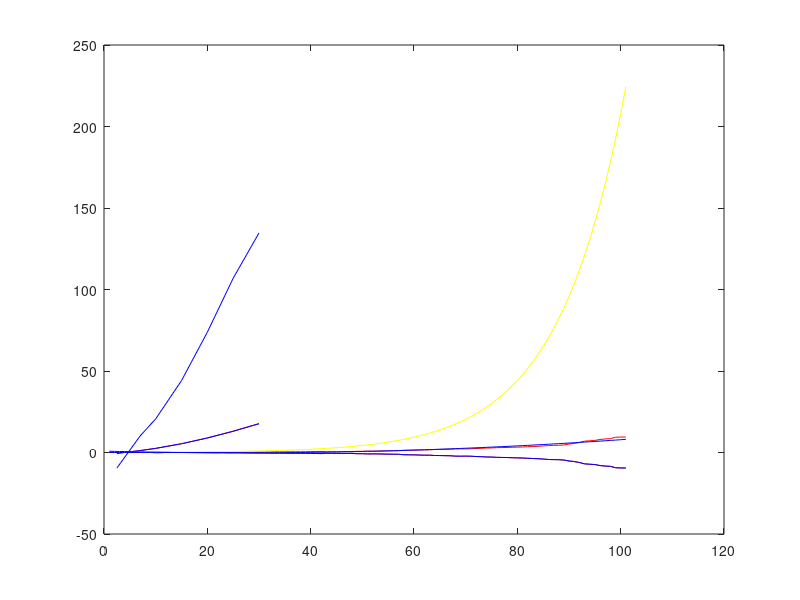

MATLAB code to generate this figure:
Fd1 = inline('a*x+b', 'x', 'a', 'b');
Fd2 = inline('a*x.^2+b*x+c', 'x', 'a', 'b', 'c');
Fd3 = inline('a*x.^3+b*x.^2+c*x+d', 'x', 'a', 'b', 'c', 'd');

Y07 = [0.0 0.0 0.0 0.0 0.0 0.0 0.0 0.0 0.0 0.0 0.0 0.11 0.11 0.15 0.19 0.19 0.22 0.22 0.26 0.26 0.3 0.34 0.38 0.41 0.45 0.49 0.53 0.57 0.6 0.64 0.72 0.76 0.83 0.91 0.98 1.02 1.1 1.14 1.21 1.25 1.33 1.4 1.44 1.52 1.59 1.67 1.74 1.86 1.9 2.01 2.09 2.2 2.28 2.39 2.5 2.58 2.69 2.81 2.92 3.04 3.19 3.34 3.42 3.57 3.68 3.83 3.95 4.1 4.21 4.4 4.52 4.67 4.86 4.97 5.16 5.28 5.51 5.62 5.81 5.92 6.15 6.27 6.49 6.72 6.87 7.06 7.22 7.48 7.63 7.86 8.05 8.28 8.55 8.7 8.93 9.12 9.38 9.53 9.76 9.95 10.18];
Y10 = [0.0 0.0 0.0 0.0 0.0 0.0 0.0 0.0 0.0 0.0 0.0 0.11 0.19 0.22 0.26 0.3 0.38 0.41 0.45 0.49 0.57 0.64 0.72 0.79 0.83 0.95 0.98 1.1 1.17 1.29 1.4 1.52 1.67 1.78 1.93 2.05 2.16 2.24 2.39 2.47 2.62 2.77 2.92 3.07 3.19 3.38 3.49 3.68 3.8 4.02 4.14 4.4 4.52 4.78 5.05 5.2 5.43 5.58 5.89 6.08 6.38 6.65 6.84 7.18 7.41 7.67 7.9 8.24 8.47 8.77 9.04 9.38 9.72 9.95 10.33 10.56 10.98 11.21 11.59 11.85 12.27 12.54 12.95 13.41 13.68 14.13 14.44 14.89 15.2 15.65 16.03 16.49 16.98 17.36 17.82 18.16 18.69 19.03 19.49 19.87 20.6];
Y15 = [0.0 0.0 0.0 0.0 0.0 0.0 0.0 0.0 0.0 0.11 0.15 0.22 0.38 0.45 0.57 0.64 0.76 0.83 0.95 1.06 1.21 1.36 1.48 1.67 1.78 1.97 2.16 2.39 2.54 2.77 2.96 3.26 3.57 3.83 4.18 4.33 4.59 4.82 5.13 5.32 5.66 6.0 6.19 6.53 6.8 7.18 7.48 7.86 8.17 8.58 8.89 9.38 9.65 10.18 10.75 11.05 11.55 11.93 12.54 12.92 13.56 14.17 14.59 15.27 15.69 16.34 16.83 17.55 17.97 18.69 19.15 19.91 21.0 21.5 22.4 22.9 23.7 24.3 25.1 25.6 26.5 27.1 28.0 28.9 29.6 30.6 31.2 32.2 32.9 33.9 34.7 35.7 36.7 37.6 38.7 39.5 40.6 41.3 42.4 43.2 44.1];
Y20 = [0.0 0.0 0.0 0.0 0.0 0.0 0.0 0.0 0.0 0.19 0.22 0.38 0.6 0.79 0.95 1.06 1.29 1.4 1.63 1.78 2.01 2.28 2.5 2.81 3.04 3.34 3.61 3.99 4.25 4.67 5.05 5.51 6.08 6.42 7.03 7.29 7.79 8.09 8.58 8.93 9.5 10.07 10.48 11.09 11.43 12.12 12.57 13.26 13.71 14.44 14.97 15.8 16.22 17.13 17.97 18.62 19.41 20.4 21.4 22.1 23.1 24.3 24.9 26.1 26.9 28.1 28.9 30.1 30.9 32.0 32.8 34.1 35.3 36.3 37.6 38.4 39.9 40.8 42.1 43.1 44.6 45.6 47.0 48.6 49.7 51.3 52.3 54.0 55.2 56.8 58.2 59.9 61.8 63.0 64.7 66.0 67.9 69.1 71.0 72.3 73.8];
Y25 = [0.0 0.0 0.0 0.0 0.0 0.0 0.0 0.0 0.11 0.26 0.3 0.57 0.87 1.14 1.4 1.55 1.9 2.05 2.35 2.66 3.0 3.38 3.68 4.14 4.48 4.94 5.32 5.89 6.3 6.91 7.41 8.13 8.96 9.53 10.33 10.83 11.51 11.97 12.65 13.11 13.98 14.82 15.31 16.26 16.87 17.82 18.43 19.41 20.4 21.5 22.2 23.5 24.2 25.5 26.9 27.7 28.9 29.9 31.3 32.4 33.9 35.5 36.5 38.2 39.3 41.0 42.1 44.0 45.1 46.8 48.0 49.7 51.6 52.8 54.9 55.9 58.0 59.3 61.3 62.7 64.9 66.3 68.5 70.8 72.2 74.6 76.2 78.5 80.2 82.7 84.7 87.2 89.7 91.6 94.2 95.8 98.3 100.3 103.0 104.7 106.9];
Y30 = [0.0 0.0 0.0 0.0 0.0 0.0 0.0 0.0 0.11 0.3 0.41 0.72 1.17 1.52 1.86 2.09 2.54 2.77 3.19 3.57 3.99 4.52 5.01 5.58 6.04 6.68 7.18 7.9 8.43 9.27 9.91 10.94 11.97 12.76 13.9 14.44 15.42 16.07 17.02 17.63 18.73 19.83 21.0 22.2 23.0 24.3 25.2 26.6 27.5 29.0 29.8 31.6 32.5 34.2 36.0 37.2 38.8 40.0 42.0 43.4 45.3 47.5 48.9 51.0 52.5 54.9 56.4 58.6 60.1 62.5 64.0 66.3 68.9 70.5 73.3 74.5 77.3 79.2 81.7 83.6 86.5 88.3 91.0 94.0 95.8 98.8 100.7 104.0 106.1 108.4 110.6 113.0 115.0 117.3 120.6 121.9 125.0 127.4 129.7 132.0 134.7];

n = size(Y07);
V = [Y07(:), Y10(:), Y15(:), Y20(:), Y25(:), Y30(:)];

T1 = [7 10 15 20 25 30];
for i = 1:n(2)
  X(i, :) = T1(:);
end

C2 = zeros(n(2), 3);
for i = 1:n(2)
  X1 = X(i,:);
  Y1 = V(i,:);
  C2(i, :) = polyfit(X1,Y1, 2);
end

Y025 = Fd2(2.5, C2(:, 1), C2(:, 2), C2(:, 3));
X2 = 1:1:101;
X2 = X2';
c1 = polyfit(X2(10:101), log(abs(Y025(10:101))), 1);
c2 = polyfit(X2, abs(Y025), 2);
c3 = polyfit(X2, abs(Y025), 3);
Y0251 = exp(Fd1(X2, c1(:, 1), c1(:, 2)));
Y0252 = Fd2(X2, c2(:, 1), c2(:, 2), c2(:, 3));
Y0253 = Fd3(X2, c3(:, 1), c3(:, 2), c3(:, 3), c3(:, 4));
vMin = min(abs(Y0251), min(abs(Y025), abs(Y0252)));
%cf = polyfit(X2(10:101), log(vMin((10:101))), 1);
cf = polyfit(X2(10:101), vMin((10:101)), 1);
Y025f = exp(Fd1(X2, cf(:, 1), cf(:, 2)));

X1 = [2.5, 7 10 15 20 25 30];
Y1 = [Y025(14), Y07(14), Y10(14), Y15(14), Y20(14), Y25(14), Y30(14)];
plot(X1, Y1);

plot(X1, Fd2(X1, C2(101, 1), C2(101, 2), C2(101, 3)));

i = 40;
Y1 = [Y025(i), Y07(i), Y10(i), Y15(i), Y20(i), Y25(i), Y30(i)];
%{
Y2 = [Y07(i), Y10(i), Y15(i), Y20(i), Y25(i), Y30(i)];
plot(T1, Y2, 'color','r'); hold on;
plot(T1, Fd2(T1, C2(i, 1), C2(i, 2), C2(i, 3)), 'color','b');
%}

plot(X1, Y1, 'color','r'); hold on;
plot(X1, Fd2(X1, C2(i, 1), C2(i, 2), C2(i, 3)), 'color','b');

i = 101; 
Y1 = [Y025(i), Y07(i), Y10(i), Y15(i), Y20(i), Y25(i), Y30(i)];
plot(X1, Y1, 'color','b'); hold on;
plot(X2, Y025, 'color','r');

plot(X2, abs(Y025), 'color','r'); hold on;

plot(X2, Y025f, 'color','y');

plot(X2, Y0252, 'color','b');
plot(X2, Y025, 'color','b');





